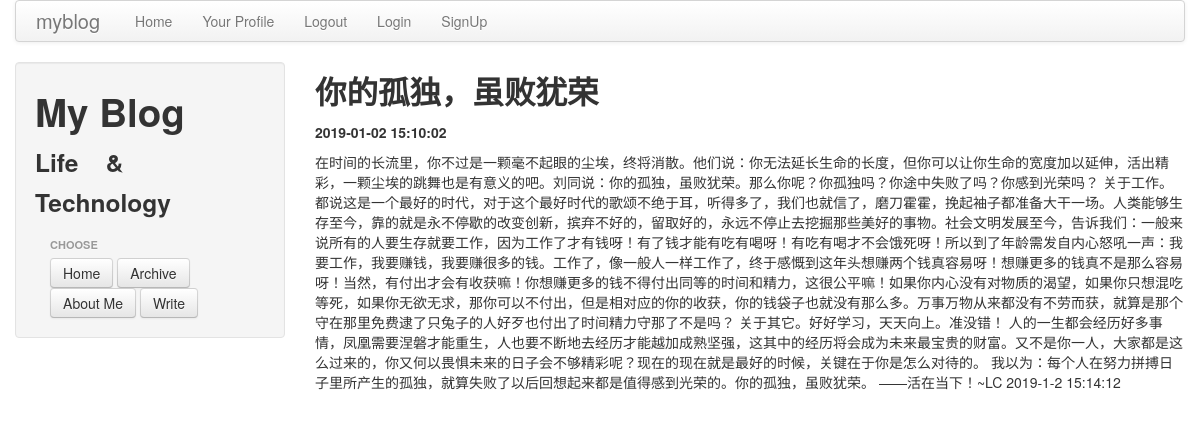
Screenshot of /2/detail (signed in) with the database file from the repository.
### app/models.py (models this page shows, shortened)
class Post(db.Model):
    id = db.Column(db.Integer, primary_key=True)
    title = db.Column(db.String(100))
    content = db.Column(db.String(140))
    time = db.Column(db.DateTime,
                     default=datetime.strptime(datetime.now().strftime('%Y-%m-%d %H:%M:%S'), '%Y-%m-%d %H:%M:%S'))
    user_id = db.Column(db.Integer, db.ForeignKey('user.id'))

### app/views.py (the view)
@app.route('/<index>/detail')
@login_required
def detail(index):
    post = Post.query.filter_by(id=index).first()
    return render_template('detail.html', title='Detail', post=post)

### app/views.py (called while the page is built)
@lm.user_loader
def load_user(user_id):
    return User.query.get(int(user_id))

@app.before_request
def before_request():
    g.user = current_user
    if g.user.is_authenticated:
        g.user.last_seen = datetime.now()  # now是本地时间，系统时间 （时区不同，所以这两个是不一样的）
        db.session.add(g.user)
        db.session.commit()

### app/templates/detail.html
{% extends "base.html" %}
{% block content %}
    <header class="post-header">
        <h2 class="post-title">{{ post.title }}</h2>
        <p class="post-meta">
            <strong> {{ post.time }}</a> </strong>
        </p>
    </header>
    <div class="post-description">
        <p>
            {{ post.content }}
        </p>
    </div>
{% endblock %}

### rows the page displays
Post: title "你的孤独，虽败犹荣", time "2019-01-02 15:10:02", content "在时间的长流里，你不过是一颗毫不起眼的尘埃，终将消散。他们说：你无法延长生命的长度，但你可以让你生命的宽度加以延伸，活出精彩，一颗尘埃的跳舞也是有意义的吧。刘同说：你的孤独，虽败犹荣。那么你呢？你孤独吗？你途中失败了吗？你感到光荣吗？ 关于工作。都说这是一个最好的时代，对于这个最好时代的歌颂不绝于耳，听得多了，我们也就信了，磨刀霍霍，挽起袖子都准备大干一场。人类能够生存至今，靠的就是永不停歇的改变创新，摈弃不好的，留取好的，永远不停止去挖掘那些美好的事物。社会文明发展至今，告诉我们：一般来说所有的人要生存就要工作，因为工作了才有钱呀！有了钱才能有吃有喝呀！有吃有喝才不会饿死呀！所以到了年龄需发自内心怒吼一声：我要工作，我要赚钱，我要赚很多的钱。工作了，像一般人一样工作了，终于感慨到这年头想赚两个钱真容易呀！想赚更多的钱真不是那么容易呀！当然，有付出才会有收获嘛！你想赚更多的钱不得付出同等的时间和精力，这很公平嘛！如果你内心没有对物质的渴望，如果你只想混吃等死，如果你无欲无求，那你可以不付出，但是相对应的你的收获，你的钱袋子也就没有那么多。万事万物从来都没有不劳而获，就算是那个守在那里免费逮了只兔子的人好歹也付出了时间精力守那了不是吗？ 关于其它。好好学习，天天向上。准没错！ 人的一生都会经历好多事情，凤凰需要涅磐才能重生，人也要不断地去经历才能越加成熟坚强，这其中的经历将会成为未来最宝贵的财富。又不是你一人，大家都是这么过来的，你又何以畏惧未来的日子会不够精彩呢？现在的现在就是最好的时候，关键在于你是怎么对待的。…"
